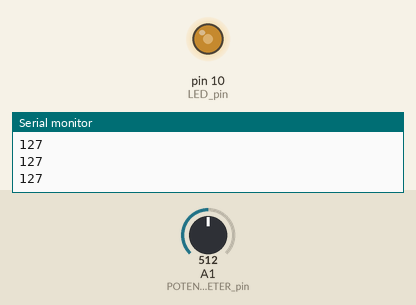
A sketch run on a simulated Arduino Uno, built with avr-gcc and run on an emulated ATmega328P. Parts: output pins drawn as LEDs (lit = HIGH), the last lines printed to the serial monitor. The inputs (shaded band) are chosen by the test bench; at power-on: A1 (POTENTIOMETER_pin) = 512.

Above: at 1.2 s.
1.3 s: A1 (POTENTIOMETER_pin) set to 716
At 2.3 s:
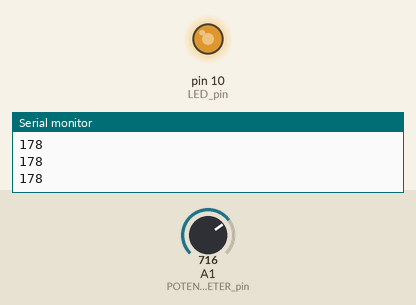
2.8 s: A1 (POTENTIOMETER_pin) set to 900
At 3.5 s:
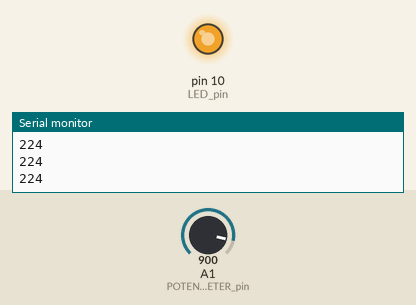
4.3 s: A1 (POTENTIOMETER_pin) set to 122
At 4.6 s:
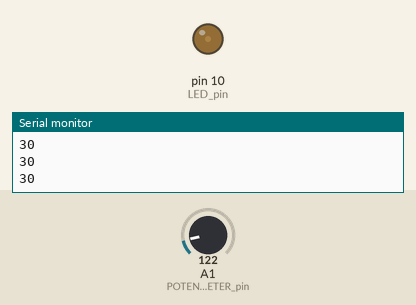
5.8 s: A1 (POTENTIOMETER_pin) set to 0
At 7.0 s:
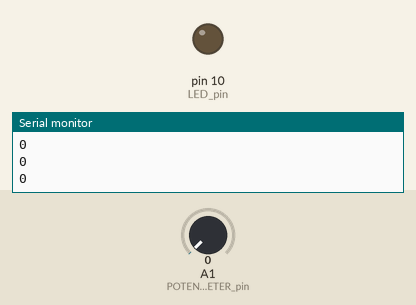
7.3 s: A1 (POTENTIOMETER_pin) set to 511
At 8.2 s:
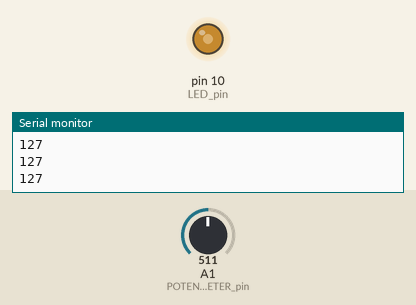
Timing chart, 0 to 9.8 s (numbered marks = the images above; inputs shaded):
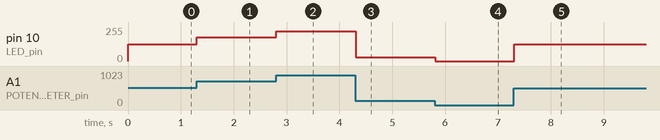

Measured:
- after the input at 1.3 s, pin 10 (LED_pin): 127/255 → 178/255 at once
- after the input at 2.8 s, pin 10 (LED_pin): 178/255 → 224/255 at once
- after the input at 4.3 s, pin 10 (LED_pin): 224/255 → 30/255 at once
- after the input at 5.8 s, pin 10 (LED_pin): 30/255 → 0/255 at once
- after the input at 7.3 s, pin 10 (LED_pin): 0/255 → 127/255 at once

The sketch:

potentiometerLED.ino
```cpp
/*
Circuit

                |---> 5v
                |
Potentiometer --|---> A1
                |
                |---> GND


      |---- + ---> 10
LED --|
      |-- - -----> GND
*/

const int LED_pin = 10;
const int POTENTIOMETER_pin = A1;

int value, mapped_value;

void setup()
{
	pinMode(LED_pin, OUTPUT);
	pinMode(POTENTIOMETER_pin, INPUT);

	Serial.begin(9600);
}

void loop()
{
	value = analogRead(POTENTIOMETER_pin);
	mapped_value = map(value, 0, 1023, 0, 255); // or value / 4;
	Serial.println(mapped_value);
	analogWrite(LED_pin, mapped_value);
	delay(10);
}
```
